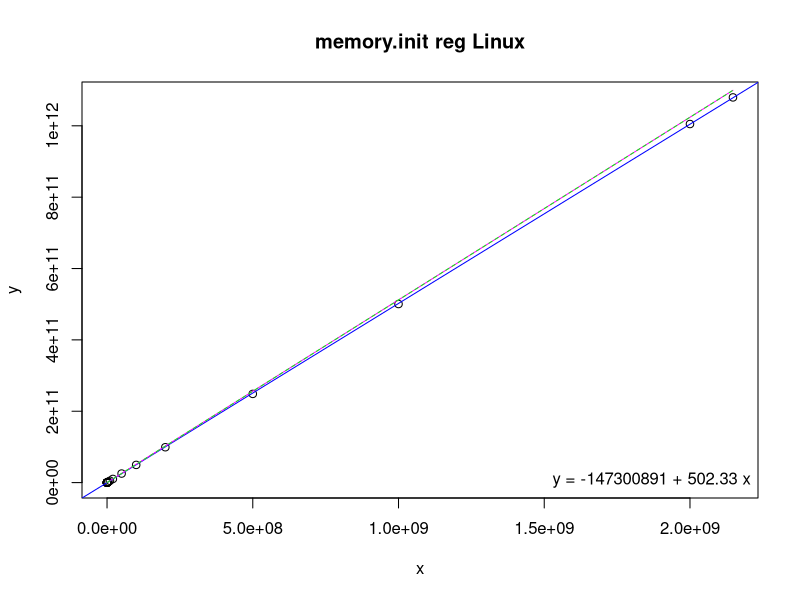
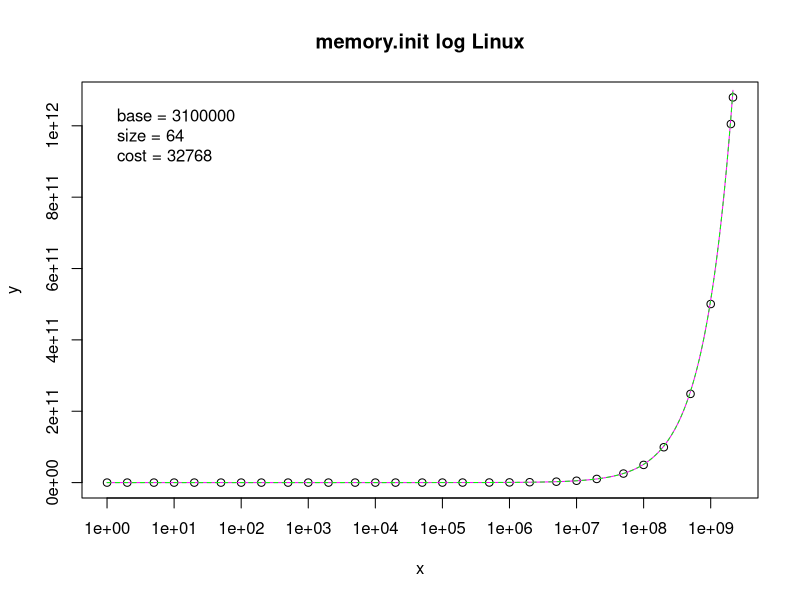

R code for these plots, in order:
# Input data
x <- c(1,2,5,10,20,50,100,200,500,1000,2000,5000,10000,20000,50000,100000,200000,500000,1000000,2000000,5000000,10000000,20000000,50000000,100000000,200000000,500000000,1000000000,2000000000,2147483647)
y <- c(3026500,3019500,3014700,3014200,3015700,3019000,3026600,3032700,3060200,3087500,3118700,5106600,7873400,11859000,28619000,54056000,104550000,256170000,512100000,1034900000,2597900000,5172300000,10261000000,25331000000,49592000000,99102000000,248620000000,500490000000,1005000000000,1079600000000)

# Linear regression
model <- lm(y ~ x)
coefs <- coef(model)

# Print regression coefficients
print(coefs)

# Estimating linear function
a <- 512.0
b <- 3100000.0
fl <- function(x) {
  a*x + b
}

# Estimated linear values
xl <- seq(1, 2147483647, by = 10000)
yl <- fl(xl)

# Estimating staircase function
base <- 3100000
size <- 64
cost <- 32768
fs <- function(x) {
  base + (((x + size - 1) / size) * cost)
}

# Estimated staircase values
xs <- seq(1, 2147483647, by = 10000)
ys <- fs(xs)

png("memory-init-reg.png")
plot(x, y, main = "memory.init reg Linux")
abline(model, col = "blue")
lines(xl, yl, col = "magenta")
lines(xs, ys, col = "green", lty = 2)
legend("bottomright", legend = sprintf("y = %.0f + %.2f x", coefs[1], coefs[2]), bty = "n")

png("memory-init-log.png")
plot(x, y, log = "x", main = "memory.init log Linux")
lines(xl, yl, col = "magenta")
lines(xs, ys, col = "green", lty = 2)
legend("topleft", legend = sprintf(" base = %i\n size = %i\n cost = %i", base, size, cost), bty = "n")
